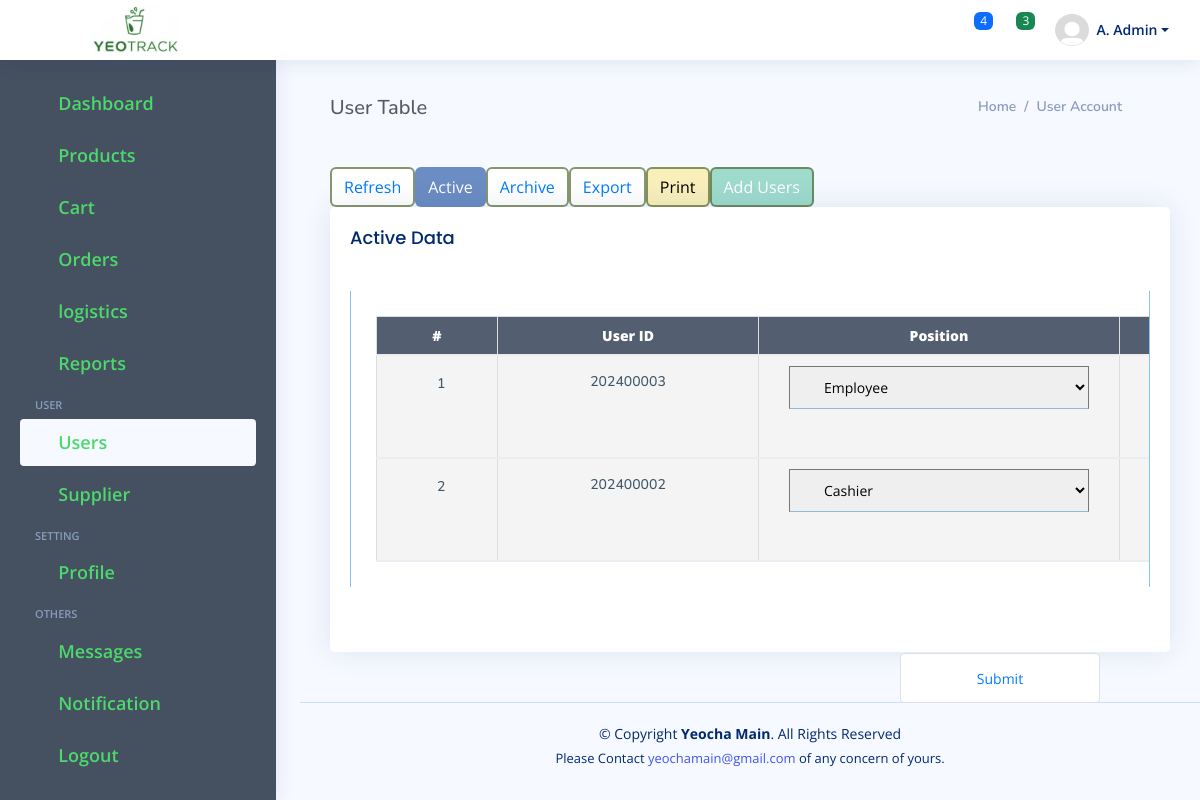
Screenshot of /admin/user_account.php (signed in) with the database file from the repository.
### tables this page shows
CREATE TABLE `users` (
  `user_id` int(11) NOT NULL AUTO_INCREMENT,
  `username` varchar(225) NOT NULL,
  `firstname` varchar(225) NOT NULL,
  `lastname` varchar(225) NOT NULL,
  `email` varchar(225) NOT NULL,
  `phone` varchar(225) NOT NULL,
  `address` varchar(225) NOT NULL,
  `age` varchar(225) NOT NULL,
  `birthday` date NOT NULL,
  `start_date` date NOT NULL,
  `password` varchar(225) NOT NULL,
  `role` varchar(225) NOT NULL COMMENT 'Admin, Cashier, Employee, Supplier',
  `about` varchar(225) NOT NULL,
  `store` varchar(255) NOT NULL,
  `image` varchar(225) NOT NULL,
  `signature` varchar(225) NOT NULL,
  `session_attempt` int(11) NOT NULL,
  `code` varchar(225) NOT NULL,
  `time` varchar(225) NOT NULL,
  `status` varchar(225) NOT NULL,
  `date_created_at` datetime NOT NULL,
  `date_updated_at` datetime NOT NULL,
  PRIMARY KEY (`user_id`)
);

### user_data/user_active_data.php (the view, shortened to what this page needs)
<table class="table table-hover" id="table_active">
    <thead>
        <tr>
            <th>#</th>
            <th>User ID</th>
            <th>Position</th>
            <th>First Name</th>
        </tr>
    </thead>
    <tbody id="input-container-archive">
        <?php
        include '../config/connect.php';
        $id = $_SESSION["user_id_admin"];
        $sessionId = $id;
        $user_list_query = "SELECT * FROM `users` WHERE `user_id` != $sessionId && `status` = 'ACTIVE' && `role` != 'Supplier' ORDER BY `user_id` DESC";
        $user_list_result = mysqli_query($conn, $user_list_query);
        $counter = 1;
        if (mysqli_num_rows($user_list_result) > 0) {
            while ($row = mysqli_fetch_array($user_list_result)) { ?>
                <tr>
                    <td scope="col">
                        <h6 class="counter">
                            <?php echo $counter++; ?>
                        </h6>
                    </td>
                    <td scope="col">
                        <h6 class="pt-2">
                            <?php echo $row["username"] ?>
                        </h6>
                    </td>
                    <td>
                        <select name="role[]" id="role">
                            <option value="Cashier" <?php echo ($row["role"] === 'Cashier') ? 'selected' : ''; ?>>Cashier</option>
                            <option value="Employee" <?php echo ($row["role"] === 'Employee') ? 'selected' : ''; ?>>Employee</option>
                        </select>
                    </td>
                    <td><input type="text" name="firstname[]" class="form-control" value="<?php echo $row["firstname"] ?>"></td>
                </tr>
        <?php
            }
        }
        ?>
    </tbody>
</table>

### include/user_header.php (shortened to what this page needs)
<header id="header" class="header fixed-top d-flex align-items-center">
    <div class="d-flex align-items-center justify-content-between">
        <?php if (isset($_SESSION["user_id_admin"])) { ?>
            <a href="../admin/dashboard.php" class="logo d-flex align-items-center">
            <?php } else if (isset($_SESSION["user_id_employee"])) { ?>
                <a href="../employee/user_inventory.php" class="logo d-flex align-items-center">
                <?php } else if (isset($_SESSION["user_id_cashier"])) { ?>
                    <a href="../cashier/user_cashier.php" class="logo d-flex align-items-center">
                    <?php } else { ?>
                        <a href="../supplier/user_item.php" class="logo d-flex align-items-center">
                        <?php } ?>
                        <?php if (isset($_SESSION["user_id_cashier"])) { ?>
                            <img src="../assets/images/default_images/cashier_pos.jpg" class="object-fit-fill" alt="" width="108" height="160" style="margin-right: 0;">
                        <?php } else { ?>
                            <img src="../assets/images/default_images/yeotrack_logo.png" class="object-fit-fill" alt="" width="88" height="150" style="margin-right: 0;">
                        <?php }  ?>
                        </a>
                        <i class="bi bi-list toggle-sidebar-btn"></i>
    </div>
    <nav class="header-nav ms-auto">
        <ul class="d-flex align-items-center">
            <li class="nav-item dropdown">
                <a class="nav-link nav-icon" href="#" data-bs-toggle="dropdown">
                    <i class="bi bi-bell"></i>
                    <span class="badge bg-primary badge-number">4</span>
                </a>
            </li>
            <li class="nav-item dropdown">
                <a class="nav-link nav-icon" href="#" data-bs-toggle="dropdown">
                    <i class="bi bi-chat-left-text"></i>
                    <span class="badge bg-success badge-number">3</span>
                </a>
            </li>
            <li class="nav-item dropdown pe-3">
                <a class="nav-link nav-profile d-flex align-items-center pe-0" href="#" data-bs-toggle="dropdown">
                    <?php
                    $image = $user["image"];
                    if (is_array($user)) { ?>
                        <?php if (empty($user['image'])) { ?>
                            <img src="../assets/images/default_images/profile_picture.jpeg" class="rounded-circle" title="profile">
                        <?php } else { ?>
                            <img src="../assets/images/user_images/<?php echo $image; ?>" class="rounded-circle" title="<?php echo $image; ?>">
                    <?php }
                    } ?>
                    <?php
                    $length = strlen($user['firstname']) - 1;
                    ?>
                    <span class="d-none d-md-block dropdown-toggle ps-2"><?php echo strtoupper(substr_replace($user['firstname'], "", 1, $length)) . '. ' . $user['lastname']; ?></span>
                </a>
            </li>
        </ul>
    </nav>
</header>

### assets/css/style.css (style rules this page uses)
:root { scroll-behavior: smooth; }
a { color: #4154f1; text-decoration: none; }
h1, h2, h3, h4, h5, h6 { font-family: "Nunito", sans-serif; }
.logo { line-height: 1; margin-left: 46px; }
@media (min-width: 450px) { .logo img { max-height: 14px; margin-left: 71px; } }
@media (min-width: 450px) { .header .toggle-sidebar-btn { font-size: 32px; padding: 2px 10px; left: 0; cursor: pointer; color: #012970; } }
.logo img { max-height: 50px; margin-left: 46px; }
.header { transition: all 0.5s; z-index: 997; height: 60px; box-shadow: 0px 2px 20px rgba(1, 41, 112, 0.1); background-color: #fff; }
.header .toggle-sidebar-btn { font-size: 26px; padding: 13px 100px; cursor: pointer; color: #012970; }
.header-nav ul { list-style: none; }
.header-nav>ul { margin: 15px; padding: 0; }
.header-nav .nav-icon { font-size: 22px; color: #012970; margin-right: 25px; position: relative; }
.header-nav .nav-profile { color: #012970; }
.header-nav .nav-profile img { max-height: 33px; }
.header-nav .nav-profile span { font-size: 14px; font-weight: 600; }
.header-nav .badge-number { position: absolute; inset: -2px -5px auto auto; font-weight: normal; font-size: 12px; padding: 3px 6px; }
.table { display: block; width: 100% !important; margin-bottom: 1rem; color: #212529; display: block !important; border-left: 1px solid #87c2f0; border-right: 1px solid #87c2f0; padding: 25px; max-height: 300px !important; max-width: 100% !important; overflow-x: auto !important; overflow-y: auto !important; }
.table { scrollbar-width: thin; scrollbar-color: #e28635 #f3d9b2; }
.table tbody td { width: 16%; font-size: 14px; font-weight: 800; background: #f4f4f4; color: #000; padding: 10px; border-bottom: 2px solid #ebedf2; }
.table td h6 { padding: 10px 30px; margin: 0 20px; vertical-align: top; font-size: 14px; width: 200px; text-align: center; color: #405769; }
.table td h6.counter { padding: 10px 30px; margin: 0 20px; vertical-align: top; font-size: 14px; width: 50px; text-align: center; color: #405769; }
.table thead th { width: 200px; font-size: 14px; font-weight: 800; background: #535e70; color: #fff; text-align: center; border-bottom: 2px solid #ebedf2; }
th, td { border: 1px solid #ddd; padding: 8px; text-align: left; }
th { background-color: #f2f2f2; }
select { width: 300px !important; padding: 10px 30px; margin: 0 20px; vertical-align: top; font-size: 14px; width: 200px; border-bottom: 1px solid #8ebbdd; }

### rows the page displays
users: firstname "A", lastname "Admin"
users: username "202400003", role "Employee"
users: username "202400002", role "Cashier"
